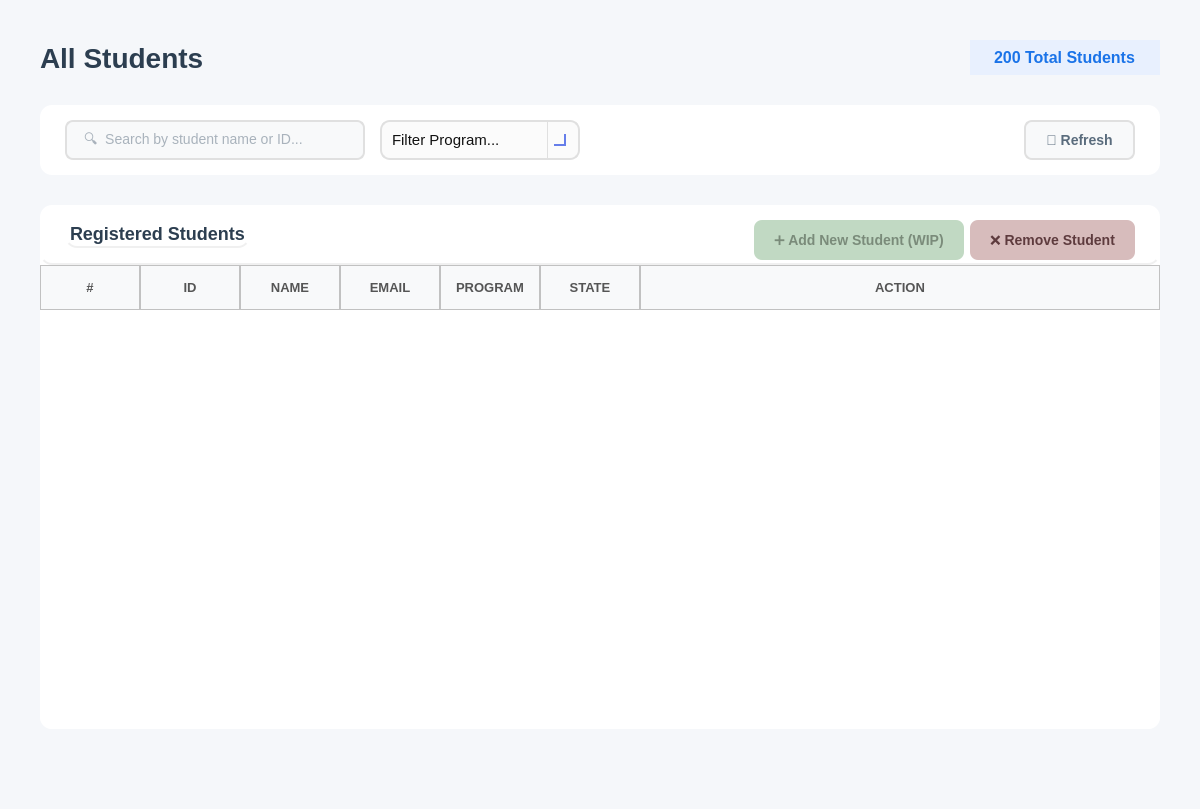
<?xml version="1.0" encoding="UTF-8"?>
<ui version="4.0">
 <class>AllStudents</class>
 <widget class="QWidget" name="AllStudents">
  <property name="geometry">
   <rect>
    <x>0</x>
    <y>0</y>
    <width>1200</width>
    <height>809</height>
   </rect>
  </property>
  <property name="windowTitle">
   <string/>
  </property>
  <property name="styleSheet">
   <string notr="true">background-color: #f5f7fa;</string>
  </property>
  <layout class="QVBoxLayout" name="mainLayout">
   <property name="spacing">
    <number>30</number>
   </property>
   <property name="leftMargin">
    <number>40</number>
   </property>
   <property name="topMargin">
    <number>40</number>
   </property>
   <property name="rightMargin">
    <number>40</number>
   </property>
   <property name="bottomMargin">
    <number>20</number>
   </property>
   <item>
    <layout class="QHBoxLayout" name="headerLayout">
     <item>
      <widget class="QLabel" name="labelTitle">
       <property name="styleSheet">
        <string notr="true">font-size: 28px; font-weight: bold; color: #2c3e50; background: transparent;</string>
       </property>
       <property name="text">
        <string>All Students</string>
       </property>
      </widget>
     </item>
     <item>
      <spacer name="headerSpacer">
       <property name="orientation">
        <enum>Qt::Orientation::Horizontal</enum>
       </property>
       <property name="sizeHint" stdset="0">
        <size>
         <width>40</width>
         <height>20</height>
        </size>
       </property>
      </spacer>
     </item>
     <item>
      <widget class="QLabel" name="labelTotalStudentsCount">
       <property name="styleSheet">
        <string notr="true">font-size: 16px;
color: #1a73e8;               /* blue text for emphasis */
font-weight: bold;
background-color: #e8f0fe;    /* light blue background */
padding: 8px 20px;
border-radius: 20px;
</string>
       </property>
       <property name="text">
        <string>200 Total Students</string>
       </property>
      </widget>
     </item>
    </layout>
   </item>
   <item>
    <widget class="QFrame" name="filterFrame">
     <property name="minimumSize">
      <size>
       <width>0</width>
       <height>70</height>
      </size>
     </property>
     <property name="maximumSize">
      <size>
       <width>16777215</width>
       <height>70</height>
      </size>
     </property>
     <property name="styleSheet">
      <string notr="true">background-color: white; border-radius: 12px;</string>
     </property>
     <property name="frameShape">
      <enum>QFrame::Shape::StyledPanel</enum>
     </property>
     <layout class="QHBoxLayout" name="filterLayout">
      <property name="spacing">
       <number>15</number>
      </property>
      <property name="leftMargin">
       <number>25</number>
      </property>
      <property name="topMargin">
       <number>15</number>
      </property>
      <property name="rightMargin">
       <number>25</number>
      </property>
      <property name="bottomMargin">
       <number>15</number>
      </property>
      <item>
       <widget class="QLineEdit" name="lineEditSearch">
        <property name="minimumSize">
         <size>
          <width>300</width>
          <height>40</height>
         </size>
        </property>
        <property name="maximumSize">
         <size>
          <width>200</width>
          <height>16777215</height>
         </size>
        </property>
        <property name="styleSheet">
         <string notr="true">QLineEdit {
    padding: 10px 15px;
    border: 2px solid #e0e0e0;
    border-radius: 8px;
    font-size: 14px;
    background-color: #f8f9fa;   /* light neutral background */
    color: #5a6c7d;             /* text color similar to buttons */
}

QLineEdit:focus {
    border-color: #f5576c;       /* accent border on focus */
    background-color: #ffffff;   /* slightly lighter when active */
}

QLineEdit:disabled {
    background-color: #ededed;   /* washed-out grey */
    color: #a1a8b3;             /* faded text */
}
</string>
        </property>
        <property name="placeholderText">
         <string>🔍  Search by student name or ID...</string>
        </property>
       </widget>
      </item>
      <item>
       <widget class="QComboBox" name="comboBoxSelectProgram">
        <property name="sizePolicy">
         <sizepolicy hsizetype="Expanding" vsizetype="Fixed">
          <horstretch>0</horstretch>
          <verstretch>0</verstretch>
         </sizepolicy>
        </property>
        <property name="minimumSize">
         <size>
          <width>150</width>
          <height>40</height>
         </size>
        </property>
        <property name="maximumSize">
         <size>
          <width>200</width>
          <height>65</height>
         </size>
        </property>
        <property name="styleSheet">
         <string notr="true">/* ----------------- QComboBox Base ----------------- */
QComboBox {
    border: 2px solid #E0E0E0;          /* main border */
    border-radius: 10px;
    padding: 8px 10px;                   /* Matches QLineEdit padding */
    background: rgba(250, 250, 250, 200);
    font-size: 11pt;
    color: #111111;
}

/* Focused state */
QComboBox:focus {
    border: 2px solid #667EEA; 
    background: rgba(250, 250, 250, 220);
}

/* ----------------- Drop-down Arrow ----------------- */
QComboBox::drop-down {
    subcontrol-origin: padding;
    subcontrol-position: top right;
    width: 30px; 
    border-left-width: 1px;
    border-left-color: #E0E0E0;
    border-left-style: solid;
    border-top-right-radius: 12px;       /* rounder corners */
    border-bottom-right-radius: 12px;    /* rounder corners */
    background: transparent;
}

/* Remove ugly black border on hover/focus */
QComboBox::drop-down:hover,
QComboBox::drop-down:focus {
    border-left-color: #667EEA;
    background: transparent;
    border: none;
}

/* Modern, visible arrow using simple chevron */
QComboBox::down-arrow {
    width: 10px;
    height: 10px;
    border: solid #667EEA;
    border-width: 0 2px 2px 0;
    margin-right: 6px;
}

/* ----------------- Dropdown Popup ----------------- */
/* Dropdown Popup */
QComboBox QAbstractItemView {
    background-color: #fdfdfd;          /* slightly off-white */
    border: 2px solid #E0E0E0;          /* subtle grey border */
    border-radius: 8px;                  /* may not be perfect on Windows */
    color: #111111;
    font-size: 11pt;
    padding: 5px;
    selection-background-color: #667EEA;
    selection-color: white;
    outline: none;
}

/* Items hover/selection */
QComboBox QAbstractItemView::item:hover {
    background-color: rgba(102, 126, 234, 0.1);
    color: #111111;
}

QComboBox QAbstractItemView::item:selected {
    background-color: #667EEA;
    color: white;
}

/* Error highlight for combo box */
QComboBox[error=&quot;true&quot;] {
    border: 2px solid #FF4A4A;
}</string>
        </property>
        <property name="placeholderText">
         <string>Filter Program...</string>
        </property>
        <item>
         <property name="text">
          <string>All Programs</string>
         </property>
        </item>
        <item>
         <property name="text">
          <string>Computer</string>
         </property>
        </item>
        <item>
         <property name="text">
          <string>Communication</string>
         </property>
        </item>
        <item>
         <property name="text">
          <string>Power</string>
         </property>
        </item>
        <item>
         <property name="text">
          <string>Biomedical</string>
         </property>
        </item>
       </widget>
      </item>
      <item>
       <spacer name="filterSpacer">
        <property name="orientation">
         <enum>Qt::Orientation::Horizontal</enum>
        </property>
        <property name="sizeHint" stdset="0">
         <size>
          <width>40</width>
          <height>20</height>
         </size>
        </property>
       </spacer>
      </item>
      <item>
       <widget class="QPushButton" name="buttonRefresh">
        <property name="minimumSize">
         <size>
          <width>100</width>
          <height>40</height>
         </size>
        </property>
        <property name="cursor">
         <cursorShape>PointingHandCursor</cursorShape>
        </property>
        <property name="styleSheet">
         <string notr="true">QPushButton {
    background-color: #f8f9fa;
    color: #5a6c7d;
    border: 2px solid #e0e0e0;
    border-radius: 8px;
    font-size: 14px;
    font-weight: bold;
    padding: 10px 20px;
}

QPushButton:hover {
    border-color: #f5576c;
    color: #f5576c;
}

QPushButton:pressed {
    background-color: #e0e0e0; /* darker grey for pressed feedback */
    border-color: #f5576c;
    color: #f5576c;
}</string>
        </property>
        <property name="text">
         <string>🔄 Refresh</string>
        </property>
       </widget>
      </item>
     </layout>
    </widget>
   </item>
   <item>
    <widget class="QFrame" name="tableFrame">
     <property name="styleSheet">
      <string notr="true">background-color: white; border-radius: 12px;</string>
     </property>
     <property name="frameShape">
      <enum>QFrame::Shape::StyledPanel</enum>
     </property>
     <layout class="QVBoxLayout" name="tableMainLayout">
      <property name="spacing">
       <number>0</number>
      </property>
      <property name="leftMargin">
       <number>0</number>
      </property>
      <property name="topMargin">
       <number>0</number>
      </property>
      <property name="rightMargin">
       <number>0</number>
      </property>
      <property name="bottomMargin">
       <number>0</number>
      </property>
      <item>
       <widget class="QFrame" name="tableHeader">
        <property name="minimumSize">
         <size>
          <width>0</width>
          <height>60</height>
         </size>
        </property>
        <property name="maximumSize">
         <size>
          <width>16777215</width>
          <height>60</height>
         </size>
        </property>
        <property name="styleSheet">
         <string notr="true">background: transparent; border-bottom: 2px solid #f0f0f0;</string>
        </property>
        <property name="frameShape">
         <enum>QFrame::Shape::StyledPanel</enum>
        </property>
        <layout class="QHBoxLayout" name="tableHeaderLayout">
         <property name="leftMargin">
          <number>25</number>
         </property>
         <property name="topMargin">
          <number>15</number>
         </property>
         <property name="rightMargin">
          <number>25</number>
         </property>
         <property name="bottomMargin">
          <number>15</number>
         </property>
         <item>
          <widget class="QLabel" name="tableTitle">
           <property name="styleSheet">
            <string notr="true">font-size: 18px; font-weight: bold; color: #2c3e50; background: transparent;</string>
           </property>
           <property name="text">
            <string>Registered Students</string>
           </property>
          </widget>
         </item>
         <item>
          <spacer name="tableHeaderSpacer">
           <property name="orientation">
            <enum>Qt::Orientation::Horizontal</enum>
           </property>
           <property name="sizeHint" stdset="0">
            <size>
             <width>40</width>
             <height>20</height>
            </size>
           </property>
          </spacer>
         </item>
         <item>
          <widget class="QPushButton" name="buttonAddStudent">
           <property name="enabled">
            <bool>false</bool>
           </property>
           <property name="minimumSize">
            <size>
             <width>120</width>
             <height>40</height>
            </size>
           </property>
           <property name="cursor">
            <cursorShape>PointingHandCursor</cursorShape>
           </property>
           <property name="styleSheet">
            <string notr="true">/* ---- Approve Button ---- */
QPushButton {
    background-color: #d4edda;
    color: #155724;
    border: none;
    border-radius: 8px;
    font-size: 14px;
    font-weight: bold;
    padding: 10px 20px;
}
QPushButton:hover {
    background-color: #28a745;
    color: white;
}
QPushButton:pressed {
    background-color: #1e7e34;  /* slightly darker for pressed feedback */
}
QPushButton:disabled {
    background-color: #c1d9c3; /* more washed-out green */
    color: #7a8b7a;
}</string>
           </property>
           <property name="text">
            <string>➕ Add New Student (WIP)</string>
           </property>
          </widget>
         </item>
         <item>
          <widget class="QPushButton" name="buttonRemoveSelected">
           <property name="enabled">
            <bool>false</bool>
           </property>
           <property name="minimumSize">
            <size>
             <width>120</width>
             <height>40</height>
            </size>
           </property>
           <property name="cursor">
            <cursorShape>PointingHandCursor</cursorShape>
           </property>
           <property name="styleSheet">
            <string notr="true">/* ---- Reject Button ---- */
QPushButton {
    background-color: #f8d7da;
    color: #721c24;
    border: none;
    border-radius: 8px;
    font-size: 14px;
    font-weight: bold;
    padding: 10px 20px;
}
QPushButton:hover {
    background-color: #c82333;
    color: white;
}
QPushButton:pressed {
    background-color: #a71d2a;  /* slightly darker for pressed feedback */
}
QPushButton:disabled {
    background-color: #d7bcbc; /* more washed-out red */
    color: #5e3b3e;
}</string>
           </property>
           <property name="text">
            <string>❌ Remove Student</string>
           </property>
          </widget>
         </item>
        </layout>
       </widget>
      </item>
      <item>
       <widget class="QTableWidget" name="tableAllStudents">
        <property name="minimumSize">
         <size>
          <width>0</width>
          <height>300</height>
         </size>
        </property>
        <property name="styleSheet">
         <string notr="true">QTableWidget {
    border: none;
    background-color: white;
    gridline-color: #e5e5e5;      /* slightly darker for visibility */
    color: #222222;               /* matches QLineEdit text color */
    font-size: 14px;
}

QTableWidget::item {
    padding: 14px;
    border: none;
    color: #222222;               /* consistent text color */
}

QTableWidget::item:selected {
    background-color: #fcebed;  /* soft pink selection */
    color: #222222;             /* keep text readable */
}

QHeaderView::section {
    background-color: #f8f9fa;
    padding: 12px;
	border: 1px solid #c1c1c1; 
    font-size: 13px;
    color: #555555;               /* similar to readOnly QLineEdit text */
    font-weight: bold;
}
QTableWidget::item:focus {
    outline: none;
    border: none;
}
/* Removes weird selection rectangle */
QTableWidget::item:focus {
    outline: none;
    border: none;
}
QTableWidget::indicator {
    width: 18px;
    height: 18px;
}

QTableWidget::indicator:unchecked {
    border: 1px solid #b8b8b8;      /* soft grey border */
    background-color: #f8f8f8;      /* very light grey */
    border-radius: 3px;             /* slightly rounded */
}

QTableWidget::indicator:checked {
    border: 1px solid #5a5a5a;      /* darker grey when selected */
    background-color: #6c6c6c;      /* washed-out grey instead of harsh green */
    image: url(&quot;&quot;);                 /* remove default checkmark */
    border-radius: 3px;
}

QTableWidget::indicator:checked:hover,
QTableWidget::indicator:unchecked:hover {
    border-color: #3a3a3a;
}

QTableWidget::indicator:checked::after {
    content: &quot;&quot;;
    image: url(&quot;&quot;); /* no default checkmark */
}
/* ===== SCROLLBARS (VERTICAL &amp; HORIZONTAL) ===== */

/* Track */
QScrollBar:vertical, QScrollBar:horizontal {
    background: rgba(255, 255, 255, 0.05);  /* subtle track */
    border-radius: 6px;
    margin: 0px;  /* remove extra space */
}

/* Handle / Thumb */
QScrollBar::handle:vertical, QScrollBar::handle:horizontal {
    background: rgba(120, 120, 120, 0.35);  /* glassy thumb */
    border-radius: 6px;
    border: 1px solid rgba(255, 255, 255, 0.2); /* subtle highlight */
    min-height: 30px; /* vertical */
    min-width: 30px;  /* horizontal */
}

QScrollBar::handle:vertical:hover,
QScrollBar::handle:horizontal:hover {
    background: rgba(120, 120, 120, 0.55);
}

/* Buttons (up/down or left/right) */
QScrollBar::add-line:vertical, QScrollBar::sub-line:vertical,
QScrollBar::add-line:horizontal, QScrollBar::sub-line:horizontal {
    width: 16px;  /* horizontal buttons width */
    height: 16px; /* vertical buttons height */
    background: rgba(180, 180, 180, 0.35);
    border-radius: 4px;
}

/* Arrow icons */
QScrollBar::up-arrow:vertical, QScrollBar::down-arrow:vertical,
QScrollBar::left-arrow:horizontal, QScrollBar::right-arrow:horizontal {
    width: 6px;
    height: 6px;
    background: transparent;
}

/* Remove blank areas */
QScrollBar::add-page:vertical, QScrollBar::sub-page:vertical,
QScrollBar::add-page:horizontal, QScrollBar::sub-page:horizontal {
    background: none;
}

/* Sizes */
QScrollBar:vertical { width: 12px; }
QScrollBar:horizontal { height: 12px; }
</string>
        </property>
        <property name="editTriggers">
         <set>QAbstractItemView::EditTrigger::NoEditTriggers</set>
        </property>
        <property name="alternatingRowColors">
         <bool>true</bool>
        </property>
        <property name="selectionMode">
         <enum>QAbstractItemView::SelectionMode::SingleSelection</enum>
        </property>
        <property name="selectionBehavior">
         <enum>QAbstractItemView::SelectionBehavior::SelectRows</enum>
        </property>
        <property name="verticalScrollMode">
         <enum>QAbstractItemView::ScrollMode::ScrollPerPixel</enum>
        </property>
        <property name="horizontalScrollMode">
         <enum>QAbstractItemView::ScrollMode::ScrollPerPixel</enum>
        </property>
        <property name="cornerButtonEnabled">
         <bool>true</bool>
        </property>
        <attribute name="horizontalHeaderStretchLastSection">
         <bool>true</bool>
        </attribute>
        <attribute name="verticalHeaderVisible">
         <bool>false</bool>
        </attribute>
        <attribute name="verticalHeaderCascadingSectionResizes">
         <bool>true</bool>
        </attribute>
        <column>
         <property name="text">
          <string>#</string>
         </property>
        </column>
        <column>
         <property name="text">
          <string>ID</string>
         </property>
        </column>
        <column>
         <property name="text">
          <string>NAME</string>
         </property>
        </column>
        <column>
         <property name="text">
          <string>EMAIL</string>
         </property>
        </column>
        <column>
         <property name="text">
          <string>PROGRAM</string>
         </property>
        </column>
        <column>
         <property name="text">
          <string>STATE</string>
         </property>
        </column>
        <column>
         <property name="text">
          <string>ACTION</string>
         </property>
        </column>
       </widget>
      </item>
     </layout>
    </widget>
   </item>
   <item>
    <spacer name="verticalSpacer">
     <property name="orientation">
      <enum>Qt::Orientation::Vertical</enum>
     </property>
     <property name="sizeType">
      <enum>QSizePolicy::Policy::Maximum</enum>
     </property>
     <property name="sizeHint" stdset="0">
      <size>
       <width>20</width>
       <height>60</height>
      </size>
     </property>
    </spacer>
   </item>
  </layout>
 </widget>
 <resources/>
 <connections/>
</ui>
